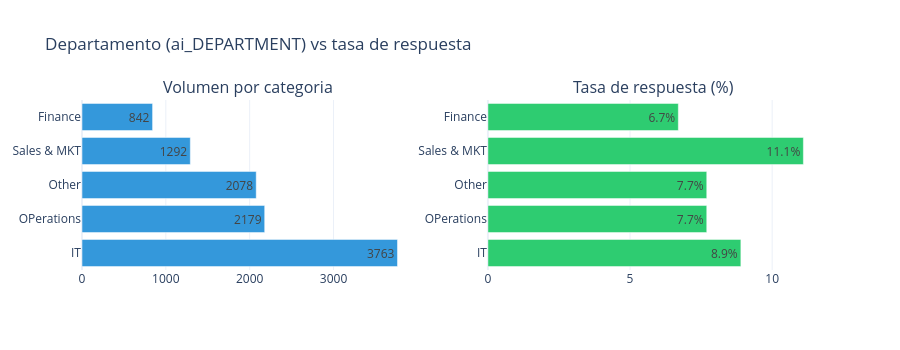

Write notebook code for a chart like this one.
### Markdown cell above
### 2.4.2 ai_DEPARTMENT

### Code cell
plot_categorical_comparison(df, 'ai_DEPARTMENT',
                           title='Departamento (ai_DEPARTMENT) vs tasa de respuesta')

### Figure 1 — Plotly figure (JSON) as saved in the notebook; plotly's stock layout.template omitted (floating-point values rounded to 4 significant figures)
{"data": [{"marker": {"color": "#3498db"}, "name": "Total", "orientation": "h", "text": [3763.0, 2179.0, 2078.0, 1292.0, 842.0], "textposition": "auto", "type": "bar", "x": [3763, 2179, 2078, 1292, 842], "xaxis": "x", "y": ["IT", "OPerations", "Other", "Sales & MKT", "Finance"], "yaxis": "y"}, {"marker": {"color": "#2ecc71"}, "name": "Tasa respuesta", "orientation": "h", "text": ["8.9%", "7.7%", "7.7%", "11.1%", "6.7%"], "textposition": "auto", "type": "bar", "x": [8.9, 7.7, 7.7, 11.1, 6.7], "xaxis": "x2", "y": ["IT", "OPerations", "Other", "Sales & MKT", "Finance"], "yaxis": "y2"}], "layout": {"annotations": [{"font": {"size": 16}, "showarrow": false, "text": "Volumen por categoria", "x": 0.225, "xanchor": "center", "xref": "paper", "y": 1.0, "yanchor": "bottom", "yref": "paper"}, {"font": {"size": 16}, "showarrow": false, "text": "Tasa de respuesta (%)", "x": 0.775, "xanchor": "center", "xref": "paper", "y": 1.0, "yanchor": "bottom", "yref": "paper"}], "height": 350, "showlegend": false, "title": {"text": "Departamento (ai_DEPARTMENT) vs tasa de respuesta"}, "xaxis": {"anchor": "y", "domain": [0.0, 0.45]}, "xaxis2": {"anchor": "y2", "domain": [0.55, 1.0]}, "yaxis": {"anchor": "x", "domain": [0.0, 1.0]}, "yaxis2": {"anchor": "x2", "domain": [0.0, 1.0]}}}
